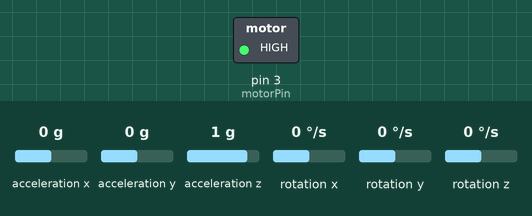
Simulated run of this sketch. Board: Arduino Uno, built with avr-gcc and run on an emulated ATmega328P. On the bench: switched loads named in the sketch (green lamp = pin HIGH). The inputs (shaded band) are chosen by the test bench; at power-on: acceleration x 0 g, acceleration y 0 g, acceleration z 1 g, rotation x 0 °/s, rotation y 0 °/s, rotation z 0 °/s. What the sketch prints to the serial monitor is not drawn.

Above: at 0.1 s.
At 0.6 s:
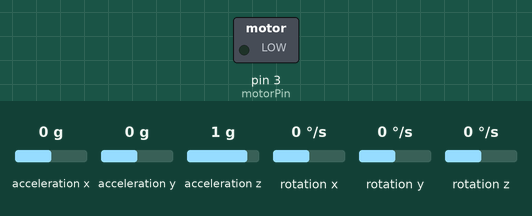
Timing chart, 0 to 2.1 s (numbered marks = the images above):
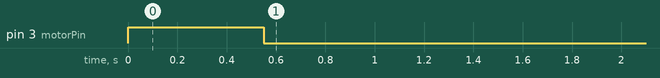

The sketch:

TremorGlove.ino
```cpp
#include <Wire.h>
#include <MPU6050.h>

MPU6050 mpu;
const int motorPin = 3;

float motionThreshold = 0.02;
float prevAccel = 0;
float smoothedDelta = 0;
const float smoothing = 0.3;

const int stopDelay = 150;
unsigned long lastMotionTime = 0;
unsigned long lastSampleTime = 0;
const int sampleInterval = 50; // ms between reads

bool motorOn = false;

void setup() {
  Wire.begin();
  Serial.begin(9600);
  mpu.initialize();
  pinMode(motorPin, OUTPUT);

  if (!mpu.testConnection()) {
    Serial.println("MPU6050 not connected");
    while (1);
  }
  Serial.println("Ready");
}

void loop() {
  unsigned long now = millis();

  // --- SENSOR CHECK (non-blocking, runs every 50ms) ---
  if (now - lastSampleTime >= sampleInterval) {
    lastSampleTime = now;

    int16_t ax, ay, az;
    mpu.getAcceleration(&ax, &ay, &az);

    float x = ax / 16384.0;
    float y = ay / 16384.0;
    float z = az / 16384.0;

    float accel = sqrt(x * x + y * y + z * z);
    float delta = abs(accel - prevAccel);

    smoothedDelta = (smoothing * delta) + ((1.0 - smoothing) * smoothedDelta);
    prevAccel = accel;

    Serial.println(smoothedDelta);

    if (smoothedDelta > motionThreshold) {
      lastMotionTime = now;
    }
  }

  // --- MOTOR CONTROL (runs every loop iteration, no delay) ---
  if (millis() - lastMotionTime < stopDelay) {
    if (!motorOn) {
      analogWrite(motorPin, 255);
      motorOn = true;
    }
  } else {
    if (motorOn) {
      analogWrite(motorPin, 0);
      motorOn = false;
    }
  }
}
```

Measured:
- by itself, pin 3 (motorPin): LOW → HIGH at 0.00 s, → LOW 0.55 s later
